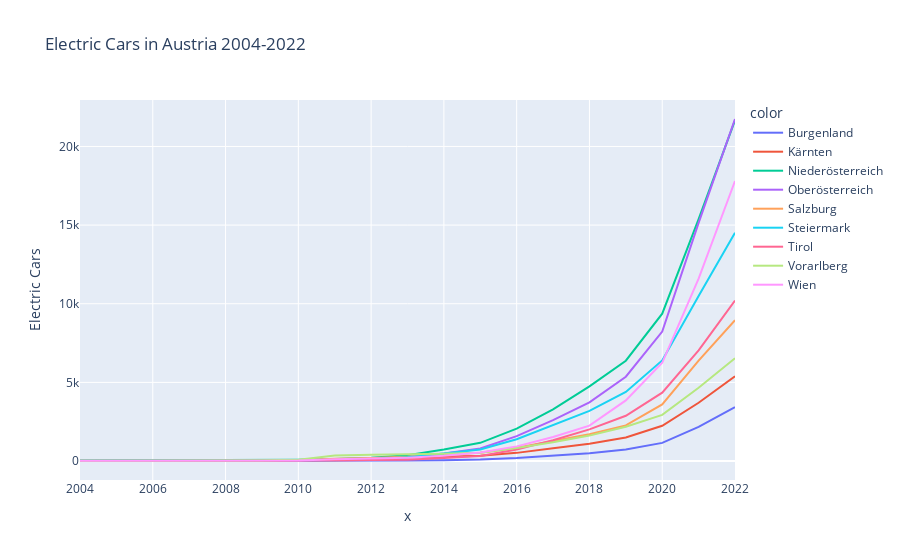

Notebook cell for this chart:
### Code cell
import plotly.express as px
px.line(electro_2022, x=electro_2022.index.get_level_values(1), y='ELECTRICITY', title='Electric Cars in Austria 2004-2022', labels={'ELECTRICITY': 'Electric Cars', 'index': 'Year'}, color=electro_2022.index.get_level_values(0))
#px.line(electro_2022, x=electro_2022.index.get_level_values(1), y='HYBRID', title='Hybrid Cars in Austria 2004-2022', labels={'ELECTRICITY': 'Electric Cars', 'index': 'Year'}, color=electro_2022.index.get_level_values(0))

### Figure 1 — Plotly figure (JSON) as saved in the notebook; plotly's stock layout.template omitted (floating-point values rounded to 4 significant figures)
{"data": [{"hovertemplate": "color=Burgenland<br>x=%{x}<br>Electric Cars=%{y}<extra></extra>", "legendgroup": "Burgenland", "line": {"color": "#636efa", "dash": "solid"}, "marker": {"symbol": "circle"}, "mode": "lines", "name": "Burgenland", "orientation": "v", "showlegend": true, "type": "scatter", "x": [2004, 2005, 2006, 2007, 2008, 2009, 2010, 2011, 2012, 2013, 2014, 2015, 2016, 2017, 2018, 2019, 2020, 2021, 2022], "xaxis": "x", "y": [1, 1, 1, 1, 1, 2, 5, 10, 19, 34, 55, 93, 188, 338, 490, 728, 1151, 2172, 3420], "yaxis": "y"}, {"hovertemplate": "color=Kärnten<br>x=%{x}<br>Electric Cars=%{y}<extra></extra>", "legendgroup": "Kärnten", "line": {"color": "#EF553B", "dash": "solid"}, "marker": {"symbol": "circle"}, "mode": "lines", "name": "Kärnten", "orientation": "v", "showlegend": true, "type": "scatter", "x": [2004, 2005, 2006, 2007, 2008, 2009, 2010, 2011, 2012, 2013, 2014, 2015, 2016, 2017, 2018, 2019, 2020, 2021, 2022], "xaxis": "x", "y": [13, 15, 17, 17, 34, 46, 55, 99, 141, 203, 264, 341, 518, 805, 1092, 1492, 2241, 3703, 5388], "yaxis": "y"}, {"hovertemplate": "color=Niederösterreich<br>x=%{x}<br>Electric Cars=%{y}<extra></extra>", "legendgroup": "Niederösterreich", "line": {"color": "#00cc96", "dash": "solid"}, "marker": {"symbol": "circle"}, "mode": "lines", "name": "Niederösterreich", "orientation": "v", "showlegend": true, "type": "scatter", "x": [2004, 2005, 2006, 2007, 2008, 2009, 2010, 2011, 2012, 2013, 2014, 2015, 2016, 2017, 2018, 2019, 2020, 2021, 2022], "xaxis": "x", "y": [40, 46, 49, 51, 52, 65, 78, 128, 207, 368, 731, 1157, 2058, 3290, 4750, 6378, 9369, 15377, 21665], "yaxis": "y"}, {"hovertemplate": "color=Oberösterreich<br>x=%{x}<br>Electric Cars=%{y}<extra></extra>", "legendgroup": "Oberösterreich", "line": {"color": "#ab63fa", "dash": "solid"}, "marker": {"symbol": "circle"}, "mode": "lines", "name": "Oberösterreich", "orientation": "v", "showlegend": true, "type": "scatter", "x": [2004, 2005, 2006, 2007, 2008, 2009, 2010, 2011, 2012, 2013, 2014, 2015, 2016, 2017, 2018, 2019, 2020, 2021, 2022], "xaxis": "x", "y": [8, 4, 6, 9, 9, 11, 19, 63, 126, 254, 471, 799, 1579, 2598, 3733, 5358, 8229, 15141, 21746], "yaxis": "y"}, {"hovertemplate": "color=Salzburg<br>x=%{x}<br>Electric Cars=%{y}<extra></extra>", "legendgroup": "Salzburg", "line": {"color": "#FFA15A", "dash": "solid"}, "marker": {"symbol": "circle"}, "mode": "lines", "name": "Salzburg", "orientation": "v", "showlegend": true, "type": "scatter", "x": [2004, 2005, 2006, 2007, 2008, 2009, 2010, 2011, 2012, 2013, 2014, 2015, 2016, 2017, 2018, 2019, 2020, 2021, 2022], "xaxis": "x", "y": [9, 7, 3, 3, 2, 4, 44, 142, 191, 266, 393, 526, 850, 1267, 1700, 2268, 3600, 6383, 8957], "yaxis": "y"}, {"hovertemplate": "color=Steiermark<br>x=%{x}<br>Electric Cars=%{y}<extra></extra>", "legendgroup": "Steiermark", "line": {"color": "#19d3f3", "dash": "solid"}, "marker": {"symbol": "circle"}, "mode": "lines", "name": "Steiermark", "orientation": "v", "showlegend": true, "type": "scatter", "x": [2004, 2005, 2006, 2007, 2008, 2009, 2010, 2011, 2012, 2013, 2014, 2015, 2016, 2017, 2018, 2019, 2020, 2021, 2022], "xaxis": "x", "y": [12, 11, 10, 10, 11, 15, 18, 47, 110, 233, 483, 731, 1383, 2279, 3188, 4391, 6393, 10487, 14510], "yaxis": "y"}, {"hovertemplate": "color=Tirol<br>x=%{x}<br>Electric Cars=%{y}<extra></extra>", "legendgroup": "Tirol", "line": {"color": "#FF6692", "dash": "solid"}, "marker": {"symbol": "circle"}, "mode": "lines", "name": "Tirol", "orientation": "v", "showlegend": true, "type": "scatter", "x": [2004, 2005, 2006, 2007, 2008, 2009, 2010, 2011, 2012, 2013, 2014, 2015, 2016, 2017, 2018, 2019, 2020, 2021, 2022], "xaxis": "x", "y": [6, 5, 4, 6, 6, 8, 14, 36, 62, 87, 193, 321, 734, 1316, 2010, 2877, 4348, 7030, 10204], "yaxis": "y"}, {"hovertemplate": "color=Vorarlberg<br>x=%{x}<br>Electric Cars=%{y}<extra></extra>", "legendgroup": "Vorarlberg", "line": {"color": "#B6E880", "dash": "solid"}, "marker": {"symbol": "circle"}, "mode": "lines", "name": "Vorarlberg", "orientation": "v", "showlegend": true, "type": "scatter", "x": [2004, 2005, 2006, 2007, 2008, 2009, 2010, 2011, 2012, 2013, 2014, 2015, 2016, 2017, 2018, 2019, 2020, 2021, 2022], "xaxis": "x", "y": [17, 16, 17, 17, 16, 54, 84, 354, 396, 417, 459, 523, 833, 1193, 1616, 2178, 2931, 4655, 6530], "yaxis": "y"}, {"hovertemplate": "color=Wien<br>x=%{x}<br>Electric Cars=%{y}<extra></extra>", "legendgroup": "Wien", "line": {"color": "#FF97FF", "dash": "solid"}, "marker": {"symbol": "circle"}, "mode": "lines", "name": "Wien", "orientation": "v", "showlegend": true, "type": "scatter", "x": [2004, 2005, 2006, 2007, 2008, 2009, 2010, 2011, 2012, 2013, 2014, 2015, 2016, 2017, 2018, 2019, 2020, 2021, 2022], "xaxis": "x", "y": [22, 22, 20, 17, 15, 18, 36, 110, 137, 208, 337, 541, 930, 1532, 2252, 3853, 6245, 11591, 17805], "yaxis": "y"}], "layout": {"legend": {"title": {"text": "color"}, "tracegroupgap": 0}, "title": {"text": "Electric Cars in Austria 2004-2022"}, "xaxis": {"anchor": "y", "domain": [0, 1], "title": {"text": "x"}}, "yaxis": {"anchor": "x", "domain": [0, 1], "title": {"text": "Electric Cars"}}}}
